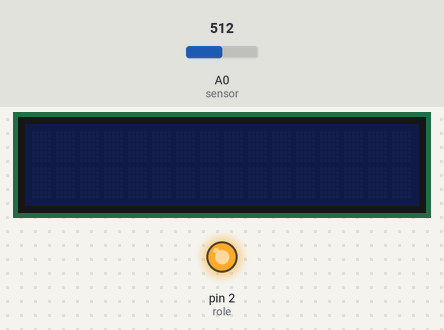
Simulated run of this sketch. Board: Arduino Uno, built with avr-gcc and run on an emulated ATmega328P. On the bench: 16×2 character LCD, output pins drawn as LEDs (lit = HIGH). Inputs (shaded band) come from the test bench; at power-on: A0 (sensor) = 512. What the sketch prints to the serial monitor is not drawn.

Above: at 1.2 s.
1.3 s: A0 (sensor) set to 761
2.8 s: A0 (sensor) set to 795
At 3.1 s:
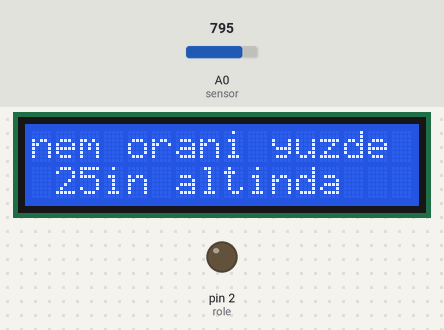
4.3 s: A0 (sensor) set to 716
At 4.9 s:
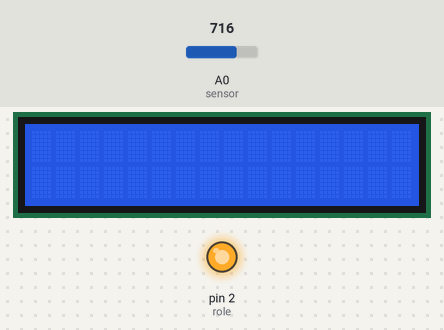
5.8 s: A0 (sensor) set to 900
At 6.7 s:
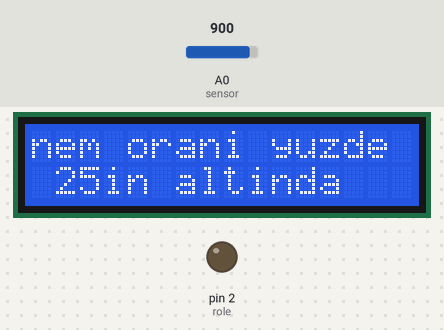
7.3 s: A0 (sensor) set to 511
At 8.5 s:
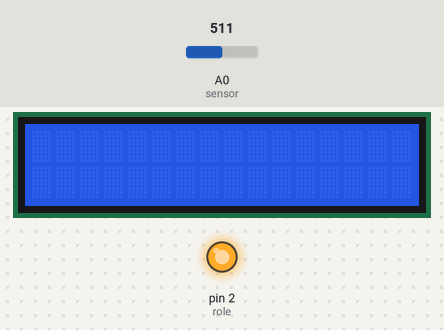
Timing chart, 0 to 9.8 s (numbered marks = the images above; inputs shaded):
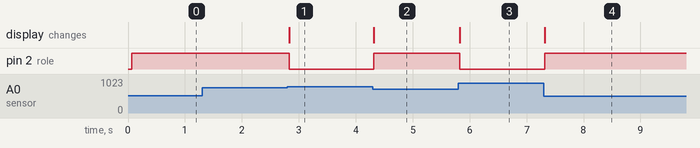

Measured:
- the behaviour switches between 777 and 778 on A0 (sensor) (found by bisection; images 0 and 1)
- after the input at 1.3 s, every drawn part: stays the same
- after the input at 2.8 s, pin 2 (role): HIGH → LOW at once; the display: changes at once (image 1)
- after the input at 4.3 s, pin 2 (role): LOW → HIGH at once; the display: changes at once (image 2)
- after the input at 5.8 s, pin 2 (role): HIGH → LOW at once; the display: changes at once (image 3)
- after the input at 7.3 s, pin 2 (role): LOW → HIGH at once; the display: changes at once (image 4)

The sketch:

flower_irrigation.ino
```cpp
#include <Wire.h>
#include <LiquidCrystal_I2C.h>
LiquidCrystal_I2C lcd(0x27, 16, 2);


int sensor = A0;
int role = 2;

int deger;


void setup() {
  lcd.init();

  lcd.setCursor(3, 0);
  pinMode(role, OUTPUT);
  pinMode(sensor, INPUT);
  Serial.begin(9600);
}

void loop() {

  deger = analogRead(sensor);
  deger = map(deger, 0, 1023, 100, 0);

  if (deger < 25) {
    Serial.print(deger);
      lcd.backlight();
    lcd.setCursor(0, 0);
    lcd.print("nem orani yuzde ");
    lcd.setCursor(1, 1);
    lcd.print("25in altinda");


    digitalWrite(role, LOW);


  } else
  {
     lcd.clear();
    Serial.print(deger);
    digitalWrite(role, HIGH);
  }
}
```
